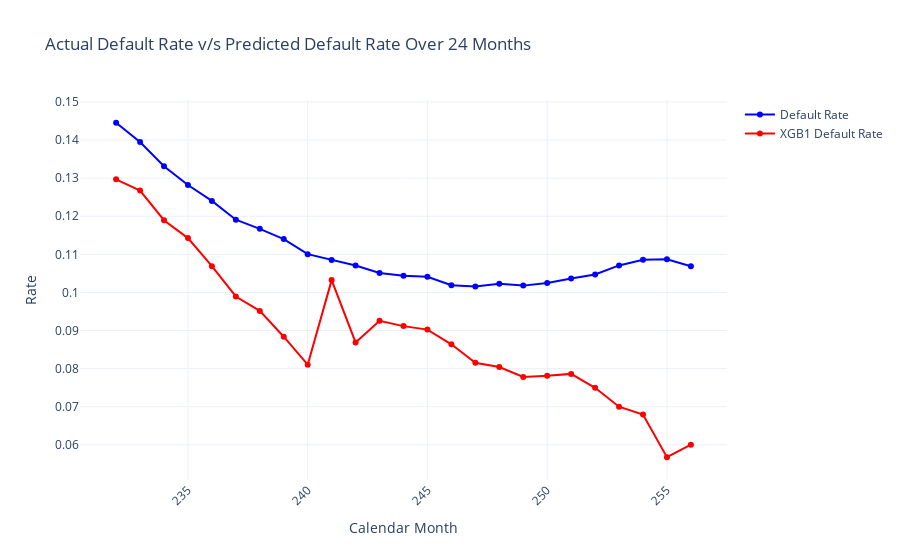

Notebook code cell kept with this figure:
### Code cell
import plotly.graph_objects as go

# Create a line plot with Plotly
fig = go.Figure()

# Add the first trace
fig.add_trace(go.Scatter(
    x=actual_by_24.index,
    y=actual_by_24,
    mode='lines+markers',
    name='Default Rate',
    line=dict(color='blue'),
    marker=dict(color='blue')
))

# Add the second trace for XGB1
fig.add_trace(go.Scatter(
    x=prob_by_xgb1_24.index,
    y=prob_by_xgb1_24,
    mode='lines+markers',
    name='XGB1 Default Rate',
    line=dict(color='red'),
    marker=dict(color='red')
))

# Customize the layout
fig.update_layout(
    title='Actual Default Rate v/s Predicted Default Rate Over 24 Months',
    xaxis_title='Calendar Month',
    yaxis_title='Rate',
    xaxis=dict(tickangle=-45),
    template='plotly_white'
)

# Show the plot
fig.show()

### Figure 1 — Plotly figure (JSON) as saved in the notebook; plotly's stock layout.template omitted (floating-point values rounded to 4 significant figures)
{"data": [{"line": {"color": "blue"}, "marker": {"color": "blue"}, "mode": "lines+markers", "name": "Default Rate", "type": "scatter", "x": [232, 233, 234, 235, 236, 237, 238, 239, 240, 241, 242, 243, 244, 245, 246, 247, 248, 249, 250, 251, 252, 253, 254, 255, 256], "y": [0.1445, 0.1395, 0.1331, 0.1282, 0.124, 0.1191, 0.1167, 0.114, 0.11, 0.1085, 0.1071, 0.1051, 0.1044, 0.1041, 0.1019, 0.1016, 0.1023, 0.1018, 0.1025, 0.1037, 0.1047, 0.1071, 0.1086, 0.1087, 0.1069]}, {"line": {"color": "red"}, "marker": {"color": "red"}, "mode": "lines+markers", "name": "XGB1 Default Rate", "type": "scatter", "x": [232, 233, 234, 235, 236, 237, 238, 239, 240, 241, 242, 243, 244, 245, 246, 247, 248, 249, 250, 251, 252, 253, 254, 255, 256], "y": [0.1297, 0.1268, 0.1189, 0.1143, 0.1069, 0.09894, 0.09515, 0.08838, 0.08103, 0.1032, 0.08688, 0.09258, 0.09116, 0.09025, 0.08639, 0.08154, 0.08043, 0.07784, 0.07813, 0.07862, 0.07496, 0.07, 0.06796, 0.05674, 0.06003]}], "layout": {"autosize": true, "title": {"text": "Actual Default Rate v/s Predicted Default Rate Over 24 Months"}, "xaxis": {"autorange": true, "range": [230.5, 257.5], "tickangle": -45, "title": {"text": "Calendar Month"}, "type": "linear"}, "yaxis": {"autorange": true, "range": [0.04949, 0.1518], "title": {"text": "Rate"}, "type": "linear"}}}
